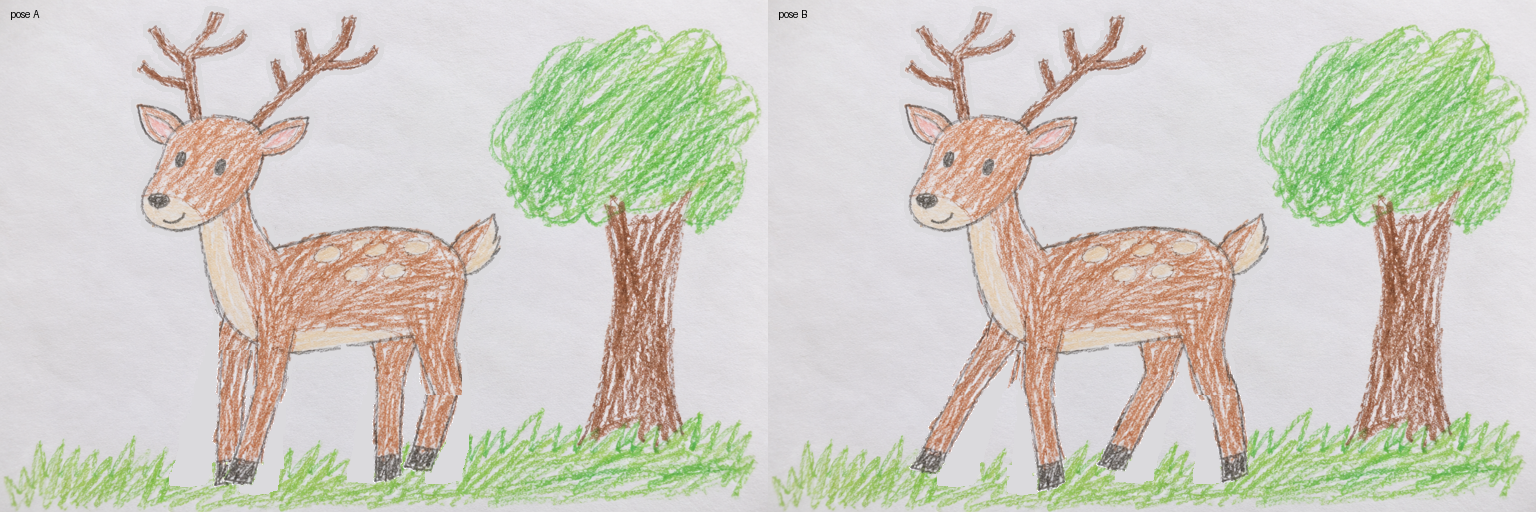
#> input picture features/FEAT-099-video-motion-and-guide-level/evidence/part_split_poses.png, 1536 x 512 px, given in place of bicycle.png, which was not available; the run also reads 1 picture not shown here
$ python universal_prototype.py .
#> lines starting #> are read from the running program, lines starting #| are printed output that depends on the picture; after the words box and inside, x2 and y2 are one past the last pixel; in counts of white or black regions, pixels touching at a corner belong together
### features/FEAT-099-video-motion-and-guide-level/evidence/part_split_prototype.py
"""FEAT-099 research: can the legs of a drawn four-legged animal be cut and turned about the hip on the CPU?

A throwaway feasibility check on the synthetic deer drawing, not product code. The subject mask here is a colour
heuristic (the worker has a SAM mask). Run from the repository root:

    python features/FEAT-099-video-motion-and-guide-level/evidence/part_split_prototype.py <drawing.png>
"""

from __future__ import annotations

import sys
from collections import deque
from pathlib import Path

import numpy as np
from PIL import Image, ImageDraw, ImageFilter

HERE = Path(__file__).resolve().parent


def components(mask: np.ndarray, minimum: int) -> list[np.ndarray]:
    seen = np.zeros_like(mask)
    found = []
    for y, x in zip(*np.nonzero(mask), strict=True):
        if seen[y, x]:
            continue
        queue, pixels = deque([(y, x)]), []
        seen[y, x] = True
        while queue:
            cy, cx = queue.popleft()
            pixels.append((cy, cx))
            for ny, nx in ((cy + 1, cx), (cy - 1, cx), (cy, cx + 1), (cy, cx - 1)):
                if 0 <= ny < mask.shape[0] and 0 <= nx < mask.shape[1] and mask[ny, nx] and not seen[ny, nx]:
                    seen[ny, nx] = True
                    queue.append((ny, nx))
        if len(pixels) >= minimum:
            part = np.zeros_like(mask)
            rows, cols = zip(*pixels, strict=True)
            part[list(rows), list(cols)] = True
            found.append(part)
    return sorted(found, key=lambda part: -int(part.sum()))


def morph(mask: np.ndarray, size: int, kind: type) -> np.ndarray:
    return np.asarray(Image.fromarray((mask * 255).astype(np.uint8)).filter(kind(size))) > 127


# [64 lines left out: functions subject_mask, main, not called in this run]


# [2 lines that do not run on import are left out]

### features/FEAT-099-video-motion-and-guide-level/evidence/universal_prototype.py
"""FEAT-099 research: one CPU engine with a few motion primitives, tried on four kinds of subject.

Throwaway, not product code. What a vision model would supply (which part is a wheel, a wing, a window) is written by
hand here. Four tiles: vehicle (wheels spin, ground passes), insect (wings flap, floats), space object (launch with
flame and smoke), still object (the drawing appears stroke by stroke, a part is circled while the camera moves in).

Run from backend/:
    PYTHONPATH=src python ../features/FEAT-099-video-motion-and-guide-level/evidence/universal_prototype.py <dir>
where <dir> holds bicycle.png and butterfly.png (synthetic drawings).
"""

from __future__ import annotations

import json
import math
import random
import subprocess
import sys
import time
from pathlib import Path

import imageio_ffmpeg
import numpy as np
from PIL import Image, ImageDraw, ImageFilter, ImageFont

from sketch2life.domain.drawing_recipe import parse_recipe

HERE = Path(__file__).resolve().parent
sys.path.insert(0, str(HERE))
from part_split_prototype import components, morph  # noqa: E402

SIZE, FPS, SECONDS = 480, 24, 6
RECIPES = Path("src/sketch2life/resources/drawing_recipes")
FONT = ImageFont.truetype("C:/Windows/Fonts/arialbd.ttf", 22)


def paper(colour: tuple[int, int, int] = (246, 244, 238), seed: int = 1) -> Image.Image:
    noise = np.random.default_rng(seed).normal(0, 3, (SIZE, SIZE, 1))
    return Image.fromarray(np.clip(np.array(colour) + noise, 0, 255).astype(np.uint8))


# [11 lines left out: functions crayon, label, not called in this run]


def layer(rgb: np.ndarray, mask: np.ndarray) -> Image.Image:
    return Image.fromarray(np.dstack([rgb, (mask * 255).astype(np.uint8)]), "RGBA")


def load(path: Path) -> tuple[np.ndarray, np.ndarray]:
    rgb = np.asarray(Image.open(path).convert("RGB").resize((SIZE, SIZE), Image.LANCZOS))
    spread = rgb.max(axis=2).astype(int) - rgb.min(axis=2)
    ink = (spread > 30) | (rgb.max(axis=2) < 180)
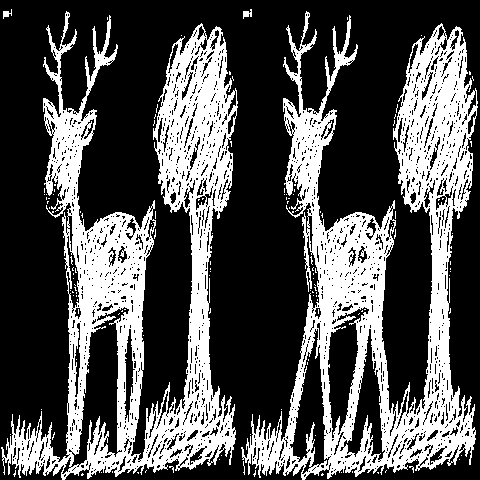
#> ink: shape (480, 480) bool; 32.2% white; 133 white regions (129 under 20 px), largest, box (x1, y1, x2, y2) and area: (241, 11, 478, 480) 36917, (1, 11, 238, 480) 36642, (243, 9, 252, 19) 54, (3, 9, 12, 19) 47
    return rgb, morph(morph(ink, 3, ImageFilter.MaxFilter), 3, ImageFilter.MinFilter)
#> in morph, `return np.asarray(Image.fromarray((mask * 255).astype(np.uint8)).filte..`: returned value: shape (480, 480) bool; 43.8% white; 4 white regions, box (x1, y1, x2, y2) and area: (240, 10, 479, 480) 50539, (0, 10, 239, 480) 50117, (242, 8, 253, 20) 102, (2, 8, 13, 20) 97
#> in morph (call 2), `return np.asarray(Image.fromarray((mask * 255).astype(np.uint8)).filte..`: returned value: shape (480, 480) bool; 38.3% white; 6 white regions (2 under 20 px), largest, box (x1, y1, x2, y2) and area: (241, 11, 478, 480) 44215, (0, 11, 238, 480) 43927, (243, 9, 252, 19) 60, (3, 9, 12, 19) 55


# ------------------------------------------------------------------ vehicle: wheels turn, the road passes
def find_wheel(dark: np.ndarray, guess: tuple[int, int], radius: int) -> tuple[int, int, int, float]:
    """The tyre near a guess (centre, outer radius, share of the ring that is tyre). A low share means "not a wheel"."""

    angles = np.linspace(0, 2 * math.pi, 180, endpoint=False)
    thick = morph(dark, 3, ImageFilter.MaxFilter)
    best = (0.0, guess[0], guess[1], radius)
    for r in range(radius - 14, radius + 17, 2):
        for cx in range(guess[0] - 20, guess[0] + 21, 2):
            for cy in range(guess[1] - 20, guess[1] + 21, 2):
                xs = np.clip((cx + r * np.cos(angles)).astype(int), 0, SIZE - 1)
                ys = np.clip((cy + r * np.sin(angles)).astype(int), 0, SIZE - 1)
                score = float(thick[ys, xs].mean()) + 0.002 * r  # of two good rings the outer one is the tyre
                if score > best[0]:
                    best = (score, cx, cy, r)
    score, cx, cy, r = best
    return cx, cy, r + 5, round(score - 0.002 * r, 2)


def whole_wheel(rgb: np.ndarray, ink: np.ndarray, hidden: np.ndarray, cx: int, cy: int, r: int) -> Image.Image:
    """The wheel alone; what the frame covers is filled from the same distance to the hub elsewhere on the wheel."""

    yy, xx = np.mgrid[0:SIZE, 0:SIZE]
    radius, angle = np.hypot(xx - cx, yy - cy), np.arctan2(yy - cy, xx - cx)
    disc = radius <= r + 4
    colour, alpha = rgb.copy(), ink & disc & ~hidden
    todo = disc & hidden
    for step in (1, -1, 2, -2, 3, -3, 4):
        turn = angle + step * math.radians(37)
        sx = np.clip(np.rint(cx + radius * np.cos(turn)).astype(int), 0, SIZE - 1)
        sy = np.clip(np.rint(cy + radius * np.sin(turn)).astype(int), 0, SIZE - 1)
        take = todo & ~hidden[sy, sx]
        colour[take] = rgb[sy[take], sx[take]]
        alpha[take] = ink[sy[take], sx[take]]
        todo &= ~take
    return layer(colour, alpha)


def vehicle(source: Path):
    rgb, mask = load(source)
    bike = components(morph(mask, 5, ImageFilter.MaxFilter), 2000)[0] & mask
#> in morph (call 3), `return np.asarray(Image.fromarray((mask * 255).astype(np.uint8)).filte..`: returned value: shape (480, 480) bool; 48.3% white; 4 white regions, box (x1, y1, x2, y2) and area: (239, 9, 480, 480) 55831, (0, 9, 240, 480) 55230, (241, 7, 254, 21) 152, (1, 7, 14, 21) 147
#> in components, `seen = np.zeros_like(mask)`: seen: shape (480, 480) bool; every value is 0
#> the loop in components, `for y, x in zip(*np.nonzero(mask), strict=True):` made 111360 passes
#> (y, x) on passes 1 to 12: (7, 9), (7, 10), (7, 11), (7, 12), (7, 13), (7, 248), (7, 249), (7, 250), (7, 251), (7, 252), (7, 253), (8, 9)
#> after the loop in components, `for y, x in zip(*np.nonzero(mask), strict=True):`:
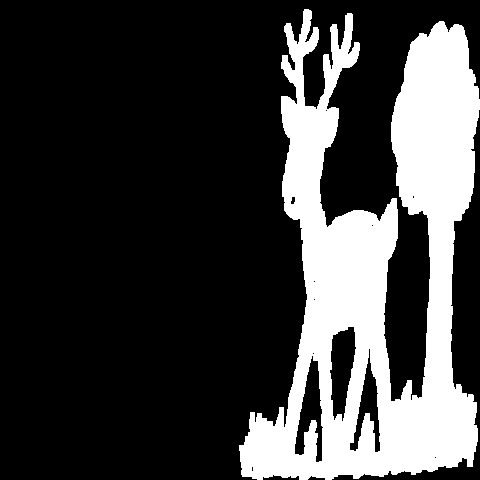
#> part: shape (480, 480) bool; 24.2% white; 1 white region, box (x1, y1, x2, y2) and area: (239, 9, 480, 480) 55831
#> after the loop in components, `for y, x in zip(*np.nonzero(mask), strict=True):`: found = 2 items
#> bike: shape (480, 480) bool; 19.2% white; 2 white regions (1 under 20 px), largest, box (x1, y1, x2, y2) and area: (241, 11, 478, 480) 44215
    red = (rgb[..., 0].astype(int) - rgb[..., 1] > 70)
#> red: shape (480, 480) bool; 0.01% white in thin lines or dots, all inside (x1, y1, x2, y2) = (60, 119, 386, 413)
    dark = rgb.max(axis=2) < 150
#> dark: shape (480, 480) bool; 1% white in thin lines or dots, all inside (x1, y1, x2, y2) = (3, 9, 454, 459)
    found = [find_wheel(dark & bike | red & bike, (70, 258), 66), find_wheel(dark & bike | red & bike, (278, 246), 70)]
#> in morph (call 4), `return np.asarray(Image.fromarray((mask * 255).astype(np.uint8)).filte..`: returned value: shape (480, 480) bool; 1.6% white; 110 white regions (70 under 20 px), largest, box (x1, y1, x2, y2) and area: (432, 241, 440, 285) 253, (380, 423, 391, 453) 249, (323, 430, 334, 460) 247
#> in find_wheel, `thick = morph(dark, 3, ImageFilter.MaxFilter)`: dark: shape (480, 480) bool; 0.51% white in thin lines or dots, all inside (x1, y1, x2, y2) = (283, 25, 454, 459)
#> after the loop in find_wheel, `for r in range(radius - 14, radius + 17, 2):`: best = (0.164, 50, 238, 82)
#> in find_wheel, `score, cx, cy, r = best`: score = 0.164; cx = 50; cy = 238; r = 82
#> found = [(50, 238, 87, 0), (294, 238, 91, 0.06)]
    wheels = [item[:3] for item in found]
#> wheels = [(50, 238, 87), (294, 238, 91)]
    print({"wheel_ring_share": [item[3] for item in found]})
#| {'wheel_ring_share': [0.0, 0.06]}
    yy, xx = np.mgrid[0:SIZE, 0:SIZE]
    discs = [((xx - cx) ** 2 + (yy - cy) ** 2) <= (r + 4) ** 2 for cx, cy, r in wheels]
#> discs = 2 items
    hidden = morph(red, 3, ImageFilter.MaxFilter)
#> in morph (call 6), `return np.asarray(Image.fromarray((mask * 255).astype(np.uint8)).filte..`: returned value: shape (480, 480) bool; 0.08% white in thin lines or dots, all inside (x1, y1, x2, y2) = (59, 118, 387, 414)
    turning = [whole_wheel(rgb, bike, hidden, cx, cy, r) for cx, cy, r in wheels]
#> in whole_wheel, `todo = disc & hidden`: todo: shape (480, 480) bool; 0.01% white in thin lines or dots, all inside (x1, y1, x2, y2) = (59, 152, 78, 159)
#> after the loop in whole_wheel, `for step in (1, -1, 2, -2, 3, -3, 4):`: colour: shape (480, 480, 3); mean R, G, B 207, 204.8, 193.8
#> after the loop in whole_wheel, `for step in (1, -1, 2, -2, 3, -3, 4):`:
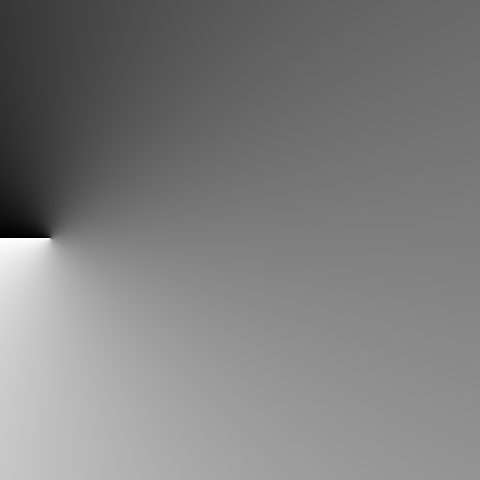
#> turn: shape (480, 480) float64; min -0.539, max 5.72, mean 2.59; drawn with min black and max white
#> call 2 of whole_wheel, with cx = 294, cy = 238, r = 91
#> in whole_wheel (call 2), `yy, xx = np.mgrid[0:SIZE, 0:SIZE]`:
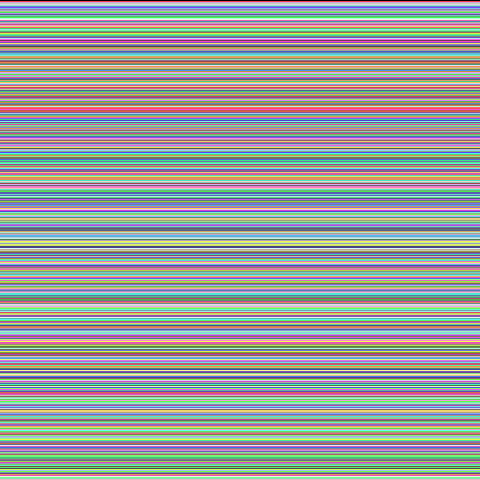
#> yy: shape (480, 480) int64; 480 distinct labels, from 0 to 479; one colour per label, 0 black
#> in whole_wheel (call 2), `disc = radius <= r + 4`: disc: shape (480, 480) bool; 12.3% white; 1 white region, box (x1, y1, x2, y2) and area: (199, 143, 390, 334) 28345
#> in whole_wheel (call 2), `colour, alpha = rgb.copy(), ink & disc & ~hidden`: alpha: shape (480, 480) bool; 4.1% white; 1 white region, box (x1, y1, x2, y2) and area: (284, 143, 390, 333) 9548
#> in whole_wheel (call 2), `todo = disc & hidden`: todo: shape (480, 480) bool; 0.01% white in thin lines or dots, all inside (x1, y1, x2, y2) = (299, 152, 373, 291)
#> the loop in whole_wheel (call 2), `for step in (1, -1, 2, -2, 3, -3, 4):` made 7 passes
#> pass 1, in whole_wheel (call 2), `sy = np.clip(np.rint(cy + radius * np.sin(turn)).astype(int), 0, SIZE ..`:
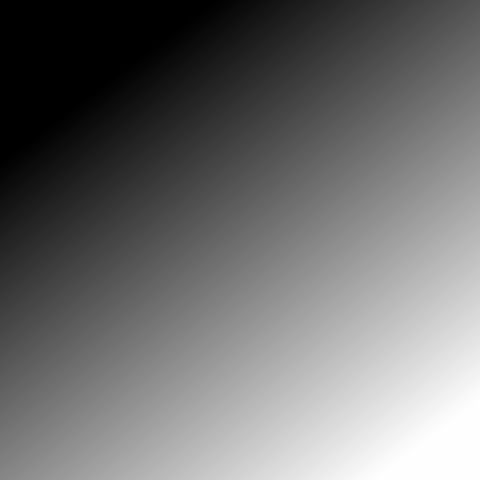
#> sy: shape (480, 480) int64; min 0, max 479, mean 209.3; drawn with min black and max white
#> after the loop in whole_wheel (call 2), `for step in (1, -1, 2, -2, 3, -3, 4):`: alpha: shape (480, 480) bool; 4.1% white; 1 white region, box (x1, y1, x2, y2) and area: (284, 143, 390, 333) 9557
#> after the loop in whole_wheel (call 2), `for step in (1, -1, 2, -2, 3, -3, 4):`: colour: shape (480, 480, 3); mean R, G, B 207, 204.8, 193.8
#> turning = 2 items
    frame_part = layer(rgb, bike & (hidden | ~(discs[0] | discs[1])))
    ground_y = max(cy + r for cx, cy, r in wheels) + 6
#> ground_y = 335
    gate = [ring_agreement(wheel, *circle) for circle, wheel in zip(wheels, turning, strict=True)]
#> call 2 of ring_agreement, with cx = 294, cy = 238, r = 91
#> in ring_agreement (call 2), `ring = (radius > 0.78 * r) & (radius <= r + 4)`: ring: shape (480, 480) bool; 5.4% white; 1 white region, box (x1, y1, x2, y2) and area: (199, 143, 390, 334) 12536
#> in ring_agreement (call 2), `before = (np.asarray(wheel)[..., 3] > 127) & ring`: before: shape (480, 480) bool; 1.7% white; 3 white regions (1 under 20 px), largest, box (x1, y1, x2, y2) and area: (304, 212, 390, 333) 3234, (287, 143, 323, 172) 757
#> in ring_agreement (call 2), `after = (np.asarray(wheel.rotate(40, center=(cx, cy), resample=Image.B..`:
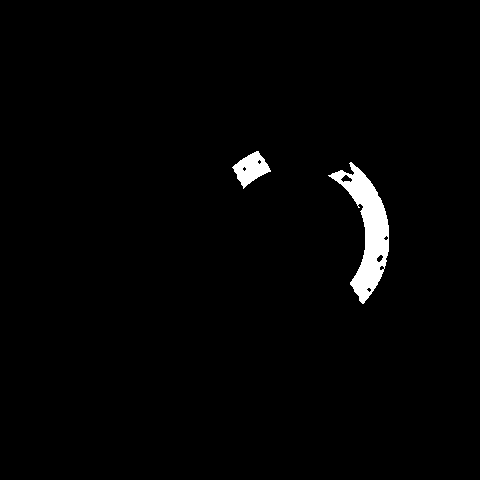
#> after: shape (480, 480) bool; 1.7% white; 2 white regions, box (x1, y1, x2, y2) and area: (328, 162, 389, 304) 3225, (232, 151, 271, 189) 756
#> gate = [0, 0.3]
    spin = min(gate) >= 0.75
#> spin = False
    print({"wheel_gate": gate, "wheels_turn": spin})
#| {'wheel_gate': [0.0, 0.3], 'wheels_turn': False}
    if not spin:  # a part that fails its gate does not move: the whole bicycle rides, untouched
        turning, frame_part = [], layer(rgb, bike)
#> in layer (call 4), `return Image.fromarray(np.dstack([rgb, (mask * 255).astype(np.uint8)])..`:
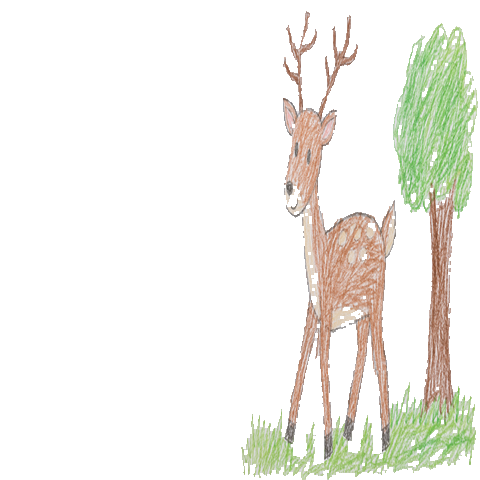
#> returned value: PIL image 480x480 RGBA; mean R, G, B, A 207, 204.8, 193.8, 48.9; transparent parts drawn white
#> turning = []
    speed = 110.0

    # [24 lines left out: function frame, not called in this run]

    return frame, {"wheels": wheels}


def ring_agreement(wheel: Image.Image, cx: int, cy: int, r: int) -> float:
    """Gate: turned by 40 degrees, does the tyre still lie where the tyre was? Round and well centred: close to 1."""

    yy, xx = np.mgrid[0:SIZE, 0:SIZE]
    radius = np.hypot(xx - cx, yy - cy)
    ring = (radius > 0.78 * r) & (radius <= r + 4)
    before = (np.asarray(wheel)[..., 3] > 127) & ring
    after = (np.asarray(wheel.rotate(40, center=(cx, cy), resample=Image.BICUBIC))[..., 3] > 127) & ring
    return round(float((before & after).sum() / max((before | after).sum(), 1)), 2)


# ------------------------------------------------------------------ insect: wings flap, floats
def insect(source: Path):
    rgb, mask = load(source)
    r, g, b = (rgb[..., i].astype(int) for i in range(3))
    yy, xx = np.mgrid[0:SIZE, 0:SIZE]
    body = mask & (b > g + 45) & (r > g + 15) & (b > r) & (np.abs(xx - SIZE // 2) < 34)
    body |= mask & (yy < 118) & (np.abs(xx - SIZE // 2) < 90) & (b > g + 30)  # feelers
    body = morph(body, 3, ImageFilter.MaxFilter) & mask
    axis = float(np.nonzero(body)[1].mean())
    wings = [layer(rgb, mask & ~body & (xx < axis)), layer(rgb, mask & ~body & (xx >= axis))]
    middle = layer(rgb, body)

    # [24 lines left out: function frame, not called in this run]

    return frame, {"axis": axis}


# ------------------------------------------------------------------ drawings made from the app's own recipes
def recipe_strokes(name: str):
    recipe = parse_recipe(json.loads((RECIPES / f"vi.{name}.simple.json").read_text(encoding="utf-8")))
    return [(step.part, [list(stroke.samples) for stroke in step.strokes]) for step in recipe.steps]


def scaled(points, scale=3.6, dx=60, dy=60):
    return [(dx + x * scale, dy + y * scale) for x, y in points]


# [89 lines left out: functions rocket_sprite, space, still, not called in this run]


def main(directory: Path) -> None:
    tiles = [vehicle(directory / "bicycle.png"), insect(directory / "butterfly.png"), space(), still()]
    print({"wheels": tiles[0][1]["wheels"]})
    writer = subprocess.Popen(
        [imageio_ffmpeg.get_ffmpeg_exe(), "-y", "-loglevel", "error", "-f", "rawvideo", "-pix_fmt", "rgb24", "-s",
         f"{SIZE * 2}x{SIZE * 2}", "-r", str(FPS), "-i", "-", "-c:v", "libx264", "-crf", "21", "-pix_fmt", "yuv420p",
         str(HERE / "universal_preview.mp4")],
        stdin=subprocess.PIPE,
    )
    spent = [0.0] * 4
    for index in range(FPS * SECONDS):
        sheet = Image.new("RGB", (SIZE * 2, SIZE * 2))
        for slot, (render, _) in enumerate(tiles):
            started = time.perf_counter()
            sheet.paste(render(index / FPS), ((slot % 2) * SIZE, (slot // 2) * SIZE))
            spent[slot] += time.perf_counter() - started
        writer.stdin.write(sheet.tobytes())
    writer.stdin.close()
    writer.wait()
    names = ["vehicle", "insect", "space", "still"]
    print({name: round(value, 1) for name, value in zip(names, spent, strict=True)}, "seconds for 6 s each at 480x480")


if __name__ == "__main__":
#> (the run stopped early here; a loop or call above may not have finished)
